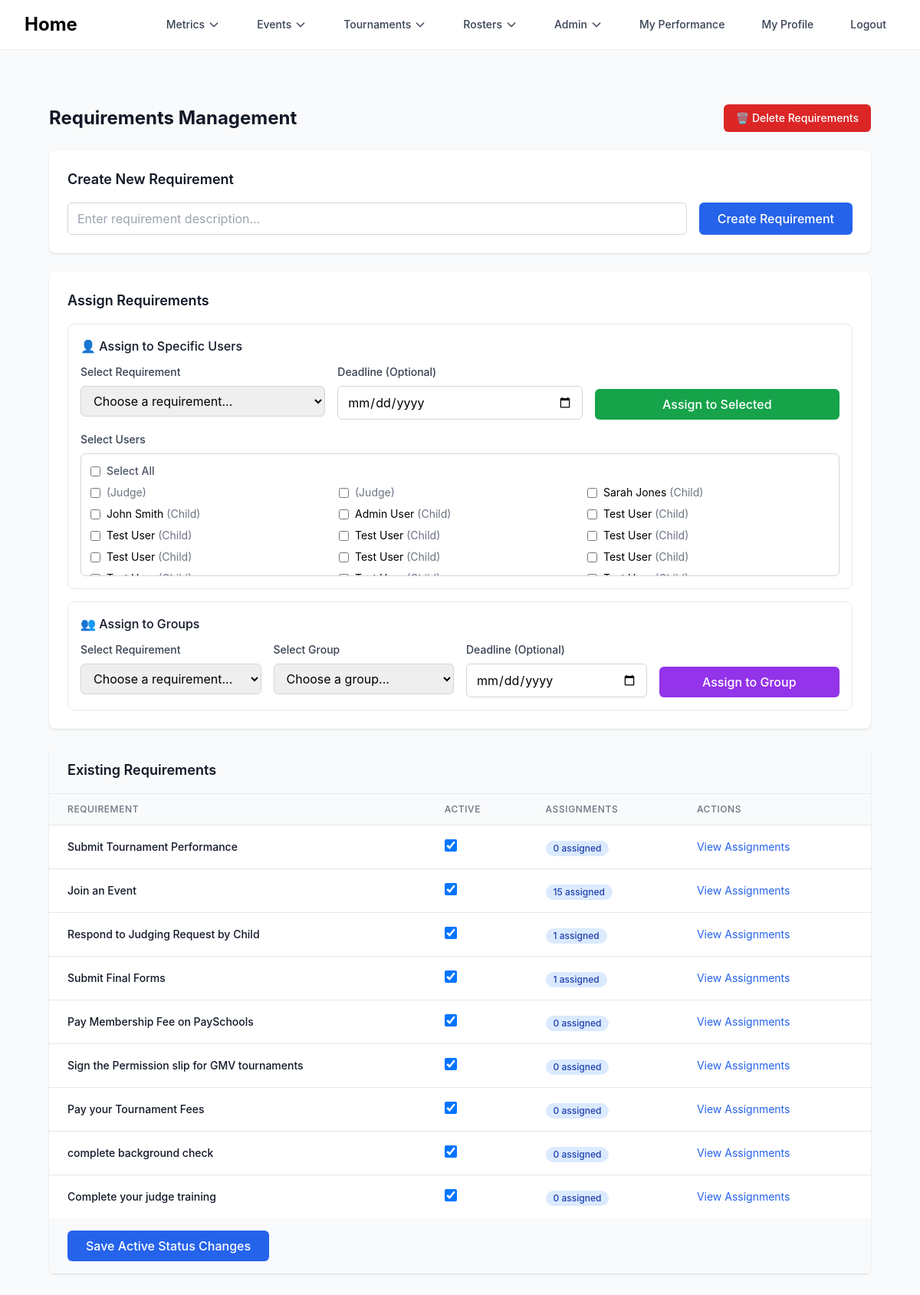
Page /admin/requirements (signed in) on the committed database.
### mason_snd/models/auth.py (models this page shows, shortened)
class User(db.Model):
    id = db.Column(db.Integer, primary_key=True)
    first_name = db.Column(db.String(50), nullable=False)
    last_name = db.Column(db.String(50), nullable=False)
    email = db.Column(db.String(50), nullable=True)
    password = db.Column(db.String(500), nullable=True)
    phone_number = db.Column(db.String(50), nullable=True)
    is_parent = db.Column(db.Boolean, default=False)
    role = db.Column(db.Integer, default=0)
    judging_reqs = db.Column(db.String(5000), nullable=True)
    emergency_contact_first_name = db.Column(db.String(50), nullable=True)
    emergency_contact_last_name = db.Column(db.String(50), nullable=True)
    emergency_contact_number = db.Column(db.String(50), nullable=True)
    emergency_contact_relationship = db.Column(db.String(50), nullable=True)
    emergency_contact_email = db.Column(db.String(50), nullable=True)
    child_first_name = db.Column(db.String(50), nullable=True)
    child_last_name = db.Column(db.String(50), nullable=True)
    points = db.Column(db.Integer, default=0)
    drops = db.Column(db.Integer, default=0)
    bids = db.Column(db.Integer, default=0)
    tournaments_attended_number = db.Column(db.Integer, default=0)
    account_claimed = db.Column(db.Boolean, default=False)

### mason_snd/models/admin.py (models this page shows)
class Requirements(db.Model):
    id = db.Column(db.Integer, primary_key=True)
    body = db.Column(db.String)
    active = db.Column(db.Boolean, default=True, nullable=False)

### mason_snd/blueprints/admin/admin.py (the view, shortened to what this page needs)
@admin_bp.route('/requirements', methods=['GET', 'POST'])
@prevent_race_condition('admin_requirements', min_interval=1.0, redirect_on_duplicate=lambda uid, form: redirect(url_for('admin.requirements')))
def requirements():
    user_id = session.get('user_id')
    if not user_id:
        flash('Please log in to access this page.', 'error')
        return redirect(url_for('auth.login'))
    user = User.query.filter_by(id=user_id).first()
    if not user or user.role <= 1:
        flash('Restricted Access!!!!!')
        return redirect(url_for('profile.index', user_id=user_id))
    requirements = Requirements.query.all()
    all_users = User.query.order_by(User.last_name, User.first_name).all()
    children_count = User.query.filter_by(is_parent=False).join(
        Judges, Judges.child_id == User.id
    ).count()
    judges_count = User.query.filter_by(is_parent=True).count()
    return render_template('admin/requirements.html',
                         requirements=requirements,
                         all_users=all_users,
                         children_count=children_count,
                         judges_count=judges_count)

### mason_snd/utils/race_protection.py (called while the page is built, shortened)
def prevent_race_condition(form_type, min_interval=1.0, use_form_hash=True, redirect_on_duplicate=None):
    def decorator(func):
        @wraps(func)
        def wrapper(*args, **kwargs):
            if request.method != 'POST':
                return func(*args, **kwargs)
        return wrapper
    return decorator

### mason_snd/templates/admin/requirements.html (shortened to what this page needs)
{% extends "admin/base.html" %}
{% block content %}
<div class="py-8 px-4 sm:px-6 lg:px-8">
    <div class="flex justify-between items-center mb-6">
        <h1 class="text-2xl font-bold text-gray-900">Requirements Management</h1>
        <a href="{{ url_for('admin.delete_requirements') }}"
           class="bg-red-600 hover:bg-red-700 text-white px-4 py-2 rounded-md text-sm font-medium transition">
            🗑️ Delete Requirements
        </a>
    </div>
    <div class="bg-white shadow rounded-lg p-6 mb-6">
        <h2 class="text-lg font-semibold text-gray-900 mb-4">Create New Requirement</h2>
        <form method="post" class="flex gap-4">
            <div class="flex-1">
                <input type="text" name="requirement_body"
                       placeholder="Enter requirement description..."
                       class="w-full px-3 py-2 border border-gray-300 rounded-md focus:outline-none focus:ring-2 focus:ring-blue-500 focus:border-transparent"
                       required>
            </div>
            <button type="submit"
                    class="bg-blue-600 hover:bg-blue-700 text-white px-6 py-2 rounded-md font-medium transition">
                Create Requirement
            </button>
        </form>
    </div>
    <div class="bg-white shadow rounded-lg p-6 mb-6">
        <h2 class="text-lg font-semibold text-gray-900 mb-4">Assign Requirements</h2>
        <div class="border border-gray-200 rounded-lg p-4 mb-4">
            <h3 class="text-md font-medium text-gray-900 mb-3">👤 Assign to Specific Users</h3>
            <form method="post">
                <div class="grid grid-cols-1 md:grid-cols-3 gap-4 mb-4">
                    <div>
                        <label class="block text-sm font-medium text-gray-700 mb-2">Select Requirement</label>
                        <select name="requirement_id" class="w-full px-3 py-2 border border-gray-300 rounded-md focus:outline-none focus:ring-2 focus:ring-blue-500" required>
                            <option value="">Choose a requirement...</option>
                        </select>
                    </div>
                    <div>
                        <label class="block text-sm font-medium text-gray-700 mb-2">Deadline (Optional)</label>
                        <input type="date" name="deadline"
                               class="w-full px-3 py-2 border border-gray-300 rounded-md focus:outline-none focus:ring-2 focus:ring-blue-500">
                    </div>
                    <div class="flex items-end">
                        <button type="submit"
                                class="w-full bg-green-600 hover:bg-green-700 text-white px-4 py-2 rounded-md font-medium transition">
                            Assign to Selected
                        </button>
                    </div>
                </div>
                <div>
                    <label class="block text-sm font-medium text-gray-700 mb-2">Select Users</label>
                    <div class="border border-gray-300 rounded-md p-3 max-h-40 overflow-y-auto">
                        <div class="flex items-center mb-2">
                            <input type="checkbox" id="selectAll" class="mr-2">
                            <label for="selectAll" class="text-sm font-medium text-gray-600">Select All</label>
                        </div>
                        <div class="grid grid-cols-1 md:grid-cols-2 lg:grid-cols-3 gap-2">
                            {% for user in all_users %}
                            <label class="flex items-center">
                                <input type="checkbox" name="selected_users" value="{{ user.id }}" class="user-checkbox mr-2">
                                <span class="text-sm">{{ user.first_name }} {{ user.last_name }}
                                    <span class="text-gray-500">({{ 'Judge' if user.is_parent else 'Child' }})</span>
                                </span>
                            </label>
                            {% endfor %}
                        </div>
                    </div>
                </div>
            </form>
        </div>
        <div class="border border-gray-200 rounded-lg p-4">
            <h3 class="text-md font-medium text-gray-900 mb-3">👥 Assign to Groups</h3>
            <form method="post">
                <div class="grid grid-cols-1 md:grid-cols-4 gap-4">
                    <div>
                        <label class="block text-sm font-medium text-gray-700 mb-2">Select Requirement</label>
                        <select name="requirement_id" class="w-full px-3 py-2 border border-gray-300 rounded-md focus:outline-none focus:ring-2 focus:ring-blue-500" required>
                            <option value="">Choose a requirement...</option>
                        </select>
                    </div>
                    <div>
                        <label class="block text-sm font-medium text-gray-700 mb-2">Select Group</label>
                        <select name="group_type" class="w-full px-3 py-2 border border-gray-300 rounded-md focus:outline-none focus:ring-2 focus:ring-blue-500" required>
                            <option value="">Choose a group...</option>
                        </select>
                    </div>
                    <div>
                        <label class="block text-sm font-medium text-gray-700 mb-2">Deadline (Optional)</label>
                        <input type="date" name="deadline"
                               class="w-full px-3 py-2 border border-gray-300 rounded-md focus:outline-none focus:ring-2 focus:ring-blue-500">
                    </div>
                    <div class="flex items-end">
                        <button type="submit"
                                class="w-full bg-purple-600 hover:bg-purple-700 text-white px-4 py-2 rounded-md font-medium transition">
                            Assign to Group
                        </button>
                    </div>
                </div>
            </form>
        </div>
    </div>
    <div class="bg-white shadow rounded-lg overflow-hidden">
        <div class="px-6 py-4 bg-gray-50 border-b border-gray-200">
            <h2 class="text-lg font-semibold text-gray-900">Existing Requirements</h2>
        </div>
        <form method="post">
            <table class="min-w-full divide-y divide-gray-200">
                <thead class="bg-gray-50">
                    <tr>
                        <th class="px-6 py-3 text-left text-xs font-medium text-gray-500 uppercase tracking-wider">Requirement</th>
                        <th class="px-6 py-3 text-left text-xs font-medium text-gray-500 uppercase tracking-wider">Active</th>
                        <th class="px-6 py-3 text-left text-xs font-medium text-gray-500 uppercase tracking-wider">Assignments</th>
                        <th class="px-6 py-3 text-left text-xs font-medium text-gray-500 uppercase tracking-wider">Actions</th>
                    </tr>
                </thead>
                <tbody class="divide-y divide-gray-200">
                    {% for req in requirements %}
                    <tr class="hover:bg-gray-50">
                        <td class="px-6 py-4 whitespace-nowrap">
                            <div class="text-sm font-medium text-gray-900">{{ req.body }}</div>
                        </td>
                        <td class="px-6 py-4 whitespace-nowrap">
                            <input type="checkbox" name="active_{{ req.id }}" {% if req.active %}checked{% endif %}
                                   class="h-4 w-4 text-blue-600 focus:ring-blue-500 border-gray-300 rounded">
                        </td>
                        <td class="px-6 py-4 whitespace-nowrap">
                            <span class="inline-flex items-center px-2.5 py-0.5 rounded-full text-xs font-medium bg-blue-100 text-blue-800">
                                {{ req.requirement|length }} assigned
                            </span>
                        </td>
                        <td class="px-6 py-4 whitespace-nowrap text-sm text-gray-500">
                            <a href="{{ url_for('admin.view_requirement_assignments', requirement_id=req.id) }}"
                               class="text-blue-600 hover:text-blue-900 mr-3">View Assignments</a>
                        </td>
                    </tr>
                    {% endfor %}
                </tbody>
            </table>
            <div class="px-6 py-4 bg-gray-50">
                <button type="submit" class="bg-blue-600 hover:bg-blue-700 text-white px-6 py-2 rounded-md font-medium transition">
                    Save Active Status Changes
                </button>
            </div>
        </form>
    </div>
</div>
{% endblock %}

### mason_snd/templates/admin/base.html (style rules this page uses)
body { font-family: 'Inter', sans-serif; }

### rows in the picture
User: is_parent "Judge"
User: is_parent "Judge"
User: first_name "Sarah", last_name "Jones", is_parent "Child"
User: first_name "John", last_name "Smith", is_parent "Child"
User: first_name "Admin", last_name "User", is_parent "Child"
User: first_name "Test", last_name "User", is_parent "Child"
User: first_name "Test", last_name "User", is_parent "Child"
User: first_name "Test", last_name "User", is_parent "Child"
User: first_name "Test", last_name "User", is_parent "Child"
User: first_name "Test", last_name "User", is_parent "Child"
User: first_name "Test", last_name "User", is_parent "Child"
User: first_name "Test", last_name "User", is_parent "Child"
Requirements: body "Submit Tournament Performance", active "☑", requirement|length "0"
Requirements: body "Join an Event", active "☑", requirement|length "15"
Requirements: body "Respond to Judging Request by Child", active "☑", requirement|length "1"
Requirements: body "Submit Final Forms", active "☑", requirement|length "1"
Requirements: body "Pay Membership Fee on PaySchools", active "☑", requirement|length "0"
Requirements: body "Sign the Permission slip for GMV tournaments", active "☑", requirement|length "0"
Requirements: body "Pay your Tournament Fees", active "☑", requirement|length "0"
Requirements: body "complete background check", active "☑", requirement|length "0"
Requirements: body "Complete your judge training", active "☑", requirement|length "0"
